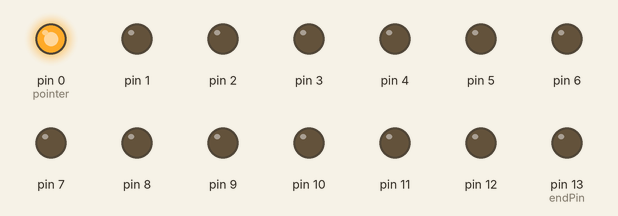
Simulated run of this sketch. Board: Arduino Uno, built with avr-gcc and run on an emulated ATmega328P. Parts: output pins drawn as LEDs (lit = HIGH).

Above: at 0.05 s.
At 0.75 s:
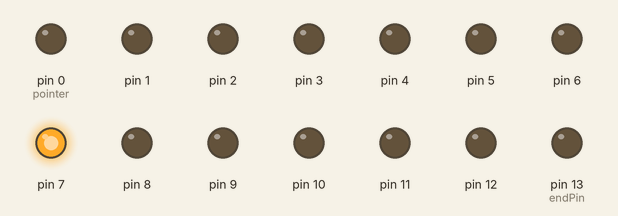
At 1.45 s:
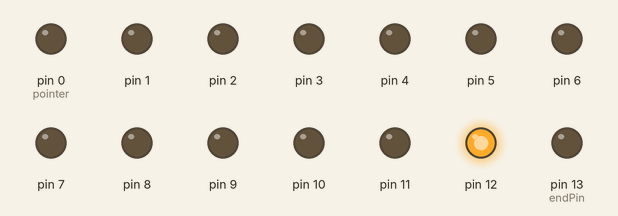
At 2.95 s:
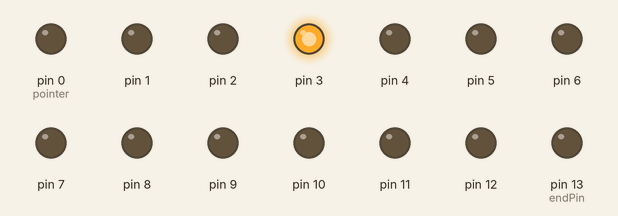
At 4.35 s:
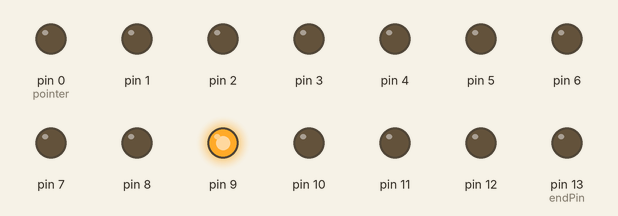
At 5.85 s:
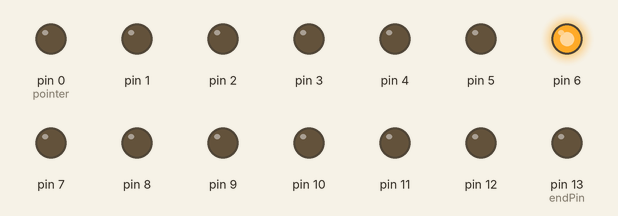
Timing chart, 0 to 6.2 s (numbered marks = the images above):
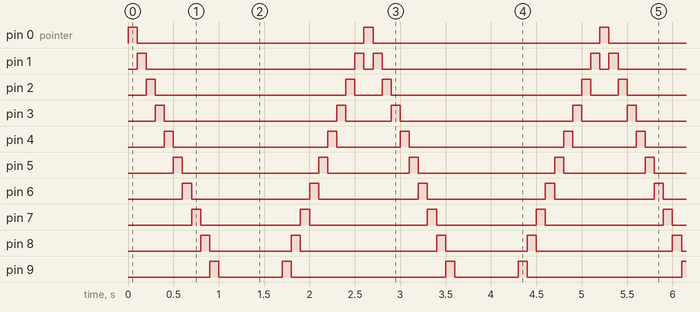

Measured:
- by itself, pin 0 (pointer), pin 13 (endPin): alternates HIGH for 0.10 s and LOW for 2.5 s
- by itself, pin 1: repeats every 2.6 s: LOW 2.3 s, HIGH 0.10 s, LOW 0.10 s, HIGH 0.10 s
- by itself, pin 2: repeats every 2.6 s: LOW 2.1 s, HIGH 0.10 s, LOW 0.30 s, HIGH 0.10 s
- by itself, pin 3: repeats every 2.6 s: LOW 1.9 s, HIGH 0.10 s, LOW 0.50 s, HIGH 0.10 s
- by itself, pin 4: repeats every 2.6 s: LOW 1.7 s, HIGH 0.10 s, LOW 0.70 s, HIGH 0.10 s
- by itself, pin 5: repeats every 2.6 s: LOW 1.5 s, HIGH 0.10 s, LOW 0.90 s, HIGH 0.10 s
- by itself, pin 6, pin 7: alternates HIGH for 0.10 s and LOW for 1.2 s
- by itself, pin 8: repeats every 2.6 s: LOW 0.90 s, HIGH 0.10 s, LOW 1.5 s, HIGH 0.10 s

The sketch:

knightriderUno.ino
```cpp
/*
Knight Rider Uno
Flame is 'running' from leftmost LED to rightmost, back and forth in LED strip
In this implementation LEDs are sequentially attached to digital pins 0 to 13
Warning: startPin value must be smaller than endPin value (startPin < endPin)

Program can be changed for any numer of LEDs, just change startPin and endPin
*/

int startPin = 0;
int endPin = 13;
bool isReversed = false;
int pointer = 0;

void setup() {
  for (int i=startPin;i<=endPin;i++)
  {
    pinMode(i, OUTPUT);
  }

  pointer = startPin;
}

void loop() {

    digitalWrite(pointer,HIGH);
    delay(100);
    digitalWrite(pointer,LOW);

    if (isReversed)
    {
      pointer--;
    }
    else
    {
      pointer++;
    }

    if (pointer==endPin || pointer==startPin)
    {
      isReversed = !isReversed;
    }
}
```
